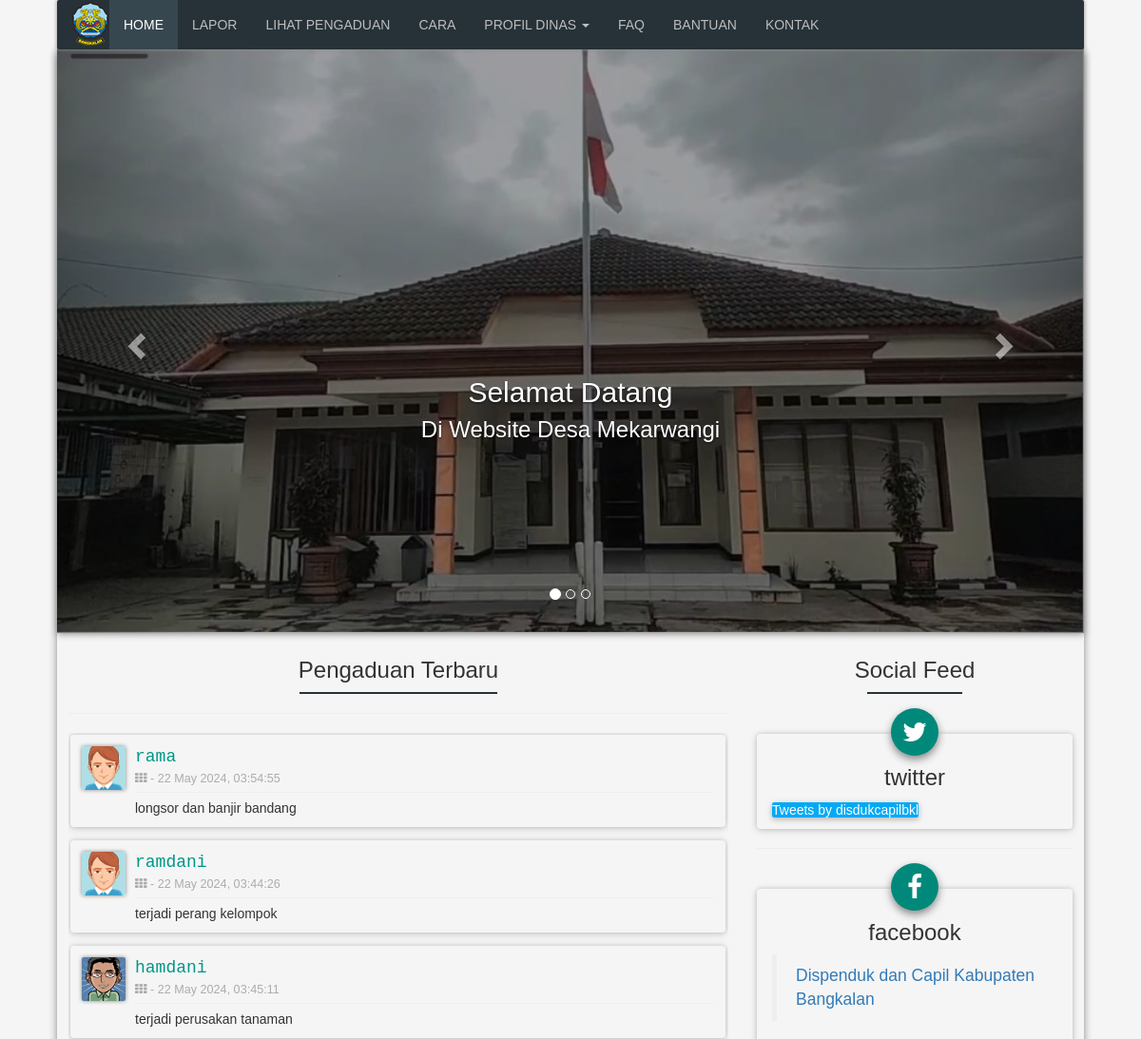
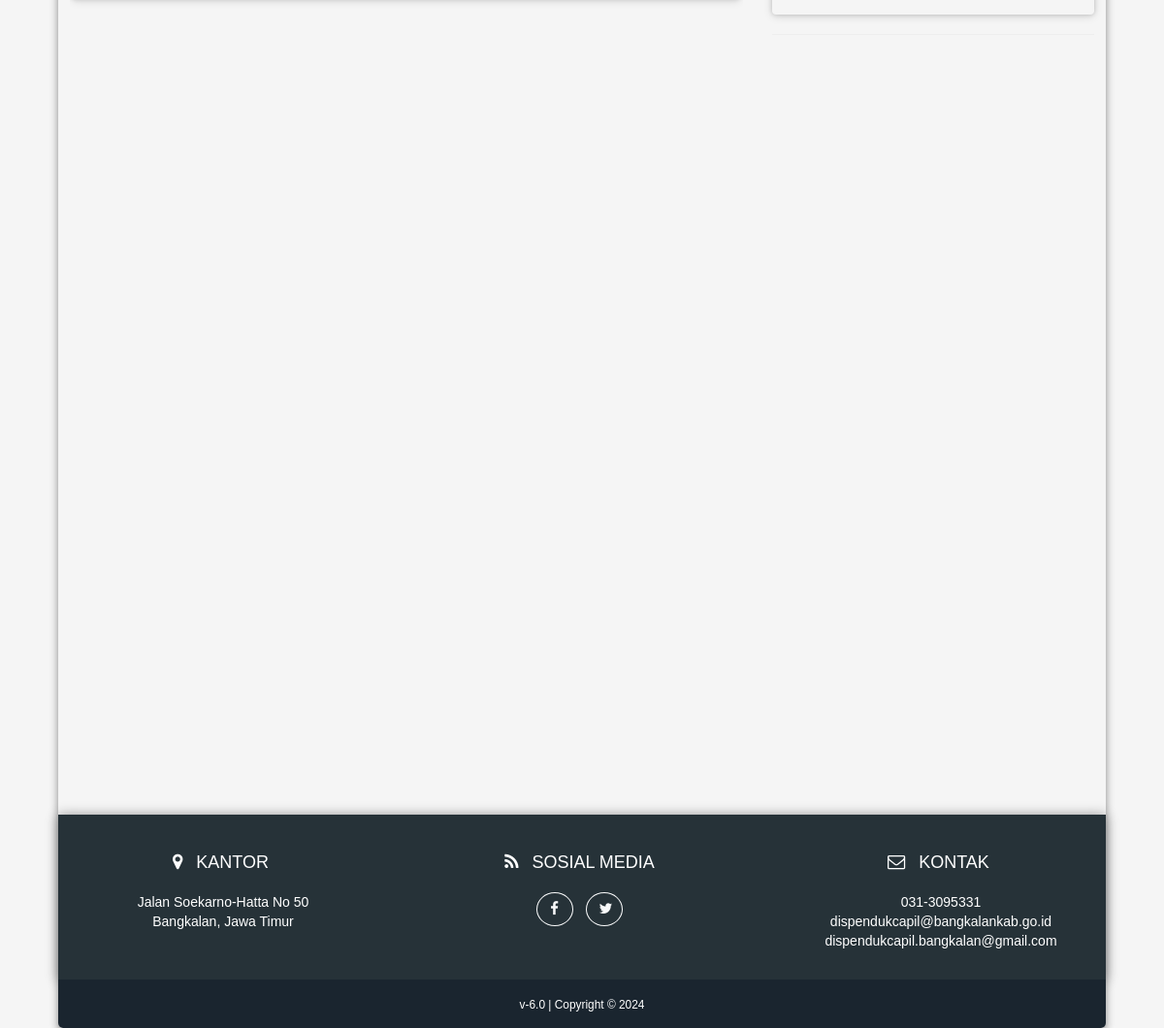
The page / on the database its author committed (2 pictures, top to bottom).
### tables this page shows
CREATE TABLE `laporan` (
  `id` int(11) NOT NULL,
  `nama` varchar(64) NOT NULL,
  `email` varchar(64) NOT NULL,
  `telpon` varchar(12) NOT NULL,
  `alamat` varchar(256) NOT NULL,
  `tujuan` int(11) NOT NULL,
  `isi` varchar(2048) NOT NULL,
  `tanggal` timestamp NOT NULL DEFAULT current_timestamp() ON UPDATE current_timestamp(),
  `status` varchar(12) NOT NULL
);

### index.php (the view, shortened to what this page needs)
<?php
    require_once("private/database.php");
?>
<?php
function RandomAvatar(){
    $photoAreas = array("avatar1.png", "avatar2.png", "avatar3.png", "avatar4.png", "avatar5.png", "avatar6.png", "avatar7.png", "avatar8.png", "avatar9.png", "avatar10.png", "avatar11.png");
    $randomNumber = array_rand($photoAreas);
    $randomImage = $photoAreas[$randomNumber];
    echo $randomImage;
}
?>
<!DOCTYPE html>
<html lang="id">
<head>
    <link rel="stylesheet" href="css/bootstrap.css">
    <link rel="stylesheet" href="css/font-awesome.min.css">
    <link href="css/style.css" rel="stylesheet">
    <link rel="stylesheet" href="css/animate.min.css">
</head>
<body>
    <div class="shadow">
        <nav class="navbar navbar-inverse navbar-fixed form-shadow">
            <div class="container-fluid">
                <div class="navbar-header">
                    <a class="navbar-brand" href="">
                        <img alt="Brand" src="images/bangkalan.png">
                    </a>
                </div>
                <div class="collapse navbar-collapse" id="bs-example-navbar-collapse-1">
                    <ul class="nav navbar-nav nav-link">
                        <li class="active"><a href="">HOME</a></li>
                        <li><a href="lapor">LAPOR</a></li>
                        <li><a href="lihat">LIHAT PENGADUAN</a></li>
                        <li><a href="cara">CARA</a></li>
                        <li class="dropdown">
                            <a href="profildinas" class="dropdown-toggle" data-toggle="dropdown">PROFIL DINAS <span class="caret"></span></a>
                        </li>
                        <li><a href="faq">FAQ</a></li>
                        <li><a href="bantuan">BANTUAN</a></li>
                        <li><a href="kontak">KONTAK</a></li>
                    </ul>
                </div>
            </div>
        </nav>
    <div id="mainCarousel" class="carousel slide" data-ride="carousel">
        <ol class="carousel-indicators">
            <li data-target="#mainCarousel" data-slide-to="0" class="active"></li>
            <li data-target="#mainCarousel" data-slide-to="1"></li>
            <li data-target="#mainCarousel" data-slide-to="2"></li>
        </ol>
        <div class="carousel-inner" role="listbox">
            <div class="item active">
                <img src="images/header_1.jpg" alt="...">
                <div class="carousel-caption welcome">
                    <h2 class="animated bounceInRight">Selamat Datang</h2>
                    <h3 class="animated bounceInLeft">Di Website Desa Mekarwangi</h3>
                </div>
            </div>
        </div>
        <a class="left carousel-control" href="#mainCarousel" role="button" data-slide="prev">
            <span class="glyphicon glyphicon-chevron-left"></span>
        </a>
        <a class="right carousel-control" href="#mainCarousel" role="button" data-slide="next">
            <span class="glyphicon glyphicon-chevron-right"></span>
        </a>
    </div>
    <div class="main-content">
        <div class="section">
            <div class="row">
                <div class="col-md-8">
                    <br>
                    <h3 class="text-center h3-custom">Pengaduan Terbaru</h3>
                    <hr class="custom-line"/>
                    <hr>
                    <div class="scroll-laporan">
                        <?php
                        $statement = $db->query("SELECT * FROM `laporan` ORDER BY id DESC");
                        foreach ($statement as $key ) {
                            $mysqldate = $key['tanggal'];
                            $phpdate = strtotime($mysqldate);
                            $tanggal = date( 'd F Y, H:i:s', $phpdate);
                            ?>
                            <div class="panel-body card-shadow-2">
                                <a class="media-left" href="#"><img class="img-circle img-sm form-shadow" src="images/avatar/<?php RandomAvatar(); ?>"></a>
                                <div class="media-body">
                                    <div>
                                        <h4 class="text-green profil-name" style="font-family: monospace;"><?php echo $key['nama']; ?></h4>
                                        <p class="text-muted text-sm"><i class="fa fa-th fa-fw"></i>  -  <?php echo $tanggal; ?></p>
                                    </div>
                                    <hr class="hr-nama">
                                    <p>
                                        <?php echo $key['isi']; ?>
                                    </p>
                                </div>
                            </div>
                            <?php
                        }
                        ?>
                    </div>
                </div>
                <div class="col-md-4">
                    <br>
                    <h3 class="text-center h3-custom">Social Feed</h3>
                    <hr class="custom-line"/>
                    <div class="box">
                        <div class="box-icon shadow">
                            <span class="fa fa-2x fa-twitter"></span>
                        </div>
                        <div class="info">
                            <h3 class="text-center">twitter</h3>
                            <a class="twitter-timeline" href="https://twitter.com/disdukcapilbkl?ref_src=twsrc%5Etfw" data-width="500" data-height="300">Tweets by disdukcapilbkl</a>
                        </div>
                    </div>
                    <hr>
                    <div class="box">
                        <div class="box-icon shadow">
                            <span class="fa fa-2x fa-facebook"></span>
                        </div>
                        <div class="info">
                            <h3 class="text-center">facebook</h3>
                            <div class="fb-page" data-height="300" data-width="500" data-href="https://www.facebook.com/dispendukcapilbkl" data-tabs="timeline" data-small-header="false" data-adapt-container-width="true" data-hide-cover="false" data-show-facepile="true">
                                <blockquote cite="https://www.facebook.com/dispendukcapilbkl" class="fb-xfbml-parse-ignore">
                                    <a href="https://www.facebook.com/dispendukcapilbkl">Dispenduk dan Capil Kabupaten Bangkalan</a>
                                </blockquote>
                            </div>
                        </div>
                    </div>
                    <hr>
                </div>
            </div>
        </div>
    </div>
    <footer class="footer text-center">
        <div class="row">
            <div class="col-md-4 mb-5 mb-lg-0">
                <ul class="list-inline mb-0">
                    <li class="list-inline-item">
                        <i class="fa fa-top fa-map-marker"></i>
                    </li>
                    <li class="list-inline-item">
                        <h4 class="text-uppercase mb-4">Kantor</h4>
                    </li>
                </ul>
                <p class="mb-0">
                    Jalan Soekarno-Hatta No 50
                    <br>Bangkalan, Jawa Timur
                </p>
            </div>
            <div class="col-md-4 mb-5 mb-lg-0">
                <ul class="list-inline mb-0">
                    <li class="list-inline-item">
                        <i class="fa fa-top fa-rss"></i>
                    </li>
                    <li class="list-inline-item">
                        <h4 class="text-uppercase mb-4">Sosial Media</h4>
                    </li>
                </ul>
                <ul class="list-inline mb-0">
                    <li class="list-inline-item">
                        <a class="btn btn-outline-light btn-social text-center rounded-circle" href="https://www.facebook.com/dispendukcapilbkl/">
                            <i class="fa fa-fw fa-facebook"></i>
                        </a>
                    </li>
                    <li class="list-inline-item">
                        <a class="btn btn-outline-light btn-social text-center rounded-circle" href="https://twitter.com/disdukcapilbkl">
                            <i class="fa fa-fw fa-twitter"></i>
                        </a>
                    </li>
                </ul>
            </div>
            <div class="col-md-4">
                <ul class="list-inline mb-0">
                    <li class="list-inline-item">
                        <i class="fa fa-top fa-envelope-o"></i>
                    </li>
                    <li class="list-inline-item">
                        <h4 class="text-uppercase mb-4">Kontak</h4>
                    </li>
                </ul>
                <p class="mb-0">
                    031-3095331 <br>
                    dispendukcapil@bangkalankab.go.id <br>
                    dispendukcapil.bangkalan@gmail.com
                </p>
            </div>
        </div>
    </footer>
    <div class="copyright py-4 text-center text-white">
        <small>v-6.0 | Copyright &copy; 2024</small>
    </div>
</div>
</body>
</html>

### css/style.css (style rules this page uses)
body { height:100%; font-family: sans-serif; background-color: #F5F5F5; padding-top: 45px; margin: 0.5% 5%; }
html { height: 100%; }
.item img { width: 100%; }
.shadow { box-shadow: 0px 4px 8px #888888; border-radius: 5px; min-height: 100%; }
.footer { padding-top: 3rem; padding-bottom: 2rem; background-color: #263238; color: #fff; bottom: 0; box-shadow: 0px 1px 12px #888888; }
.copyright { background-color: #1a252f; border-bottom-left-radius: 5px; border-bottom-right-radius: 5px; bottom: 0; }
.py-4 { padding-top: 1.5rem!important; padding-bottom: 1.5rem!important; }
.text-white { color: #fff!important; }
.main-content { padding: 12px; }
.btn-social { width: 3.8rem; height: 3.5rem; font-size: 1.5rem; line-height: 2rem; color: #fff; }
.text-center { text-align: center!important; }
.rounded-circle { border-radius: 50%!important; }
.btn-outline-light { color: #f8f9fa; background-color: transparent; background-image: none; border-color: #f8f9fa; }
.fa-top { font-size: 1.3em; }
.nav-link a { font-size: 14px; color: #000; }
.box { border-radius: 4px; box-shadow: 0 0px 5px 0 rgba(0, 0, 0, 0.16), 0 2px 10px 0 rgba(0, 0, 0, 0.12); padding: 10px 16px; display: block; margin-top: 42px; margin-bottom: 18px; }
.box-icon { background-color: #00897b; border-radius: 50%; display: table; height: 50px; margin: 0 auto; width: 50px; margin-top: -37px; }
.box-icon span { color: #fff; display: table-cell; text-align: center; vertical-align: middle; }
.info > a { background-color: #03a9f4; border-radius: 2px; box-shadow: 0 2px 5px 0 rgba(0, 0, 0, 0.16), 0 2px 10px 0 rgba(0, 0, 0, 0.12); color: #fff; transition: all 0.5s ease 0s; }
.fb-page, .fb-page span, .fb-page span iframe[style] { width: 100% !important; padding-bottom: 4px; }
.item:after { content:""; display:block; position:absolute; top:0; bottom:0; left:0; right:0; background:rgba(0,0,0,0.3); }
@media screen and (min-width: 1000px) { .welcome { margin-bottom: 13%; } }
.form-shadow { box-shadow: 0px 0px 4px #888888; border-radius: 2px; }
.navbar-fixed { position: fixed; top: 0; left: 0; right: 0; z-index: 20; margin: 0 5%; box-shadow: 0px 0px 4px #888888; }
.custom-line { border-color: #263238; border-width: 2px; max-width: 30%; margin-top: 0px; }
.panel-body { padding: 12px 12px 0px 12px; margin-top: 2px; margin-bottom: 14px; }
h4.profil-name { margin-top: 2px; margin-bottom: 4px; }
.hr-nama { margin-top: -6px; margin-bottom: 6px; }
.img-sm { width: 46px; height: 46px; }
.text-muted, a.text-muted:hover, a.text-muted:focus { color: #acacac; }
.text-sm { font-size: 0.9em; }
.card-shadow-2 { border-radius: 4px; box-shadow: 0 0px 5px 0 rgba(0, 0, 0, 0.16), 0 2px 10px 0 rgba(0, 0, 0, 0.12); }
.scroll-laporan { overflow-x: hidden; overflow-y: scroll; height: 1150px; padding-left: 2px; padding-right: 3px; }
.h3-custom { font-size: 24px; margin-top: -6px; }
.text-green { color: #009688; }

### rows shown on the page
laporan: nama "rama", tanggal "22 May 2024, 03:54:55", isi "longsor dan banjir bandang"
laporan: nama "ramdani", tanggal "22 May 2024, 03:44:26", isi "terjadi perang kelompok"
laporan: shows a picture, nama "hamdani", tanggal "22 May 2024, 03:45:11", isi "terjadi perusakan tanaman"
